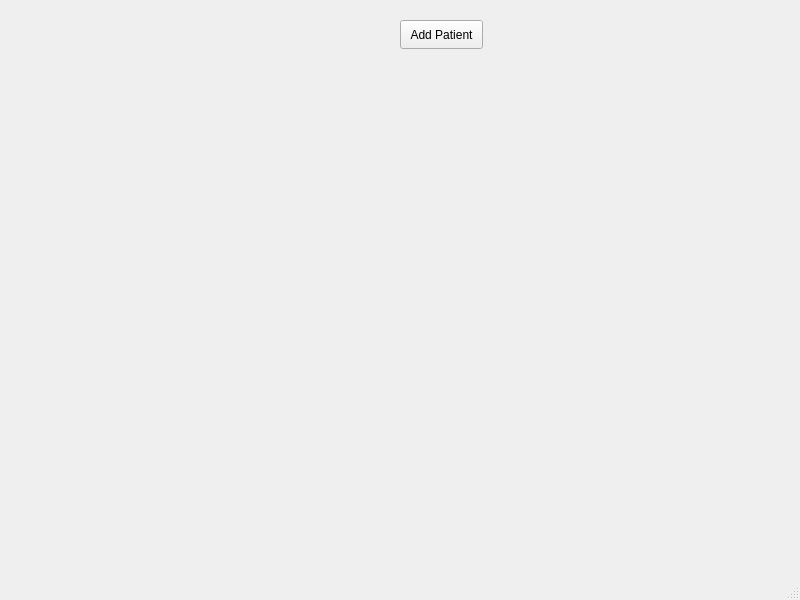
<?xml version="1.0" encoding="UTF-8"?>
<ui version="4.0">
 <class>MainWindow</class>
 <widget class="QMainWindow" name="MainWindow">
  <property name="geometry">
   <rect>
    <x>0</x>
    <y>0</y>
    <width>800</width>
    <height>600</height>
   </rect>
  </property>
  <property name="windowTitle">
   <string>MainWindow</string>
  </property>
  <widget class="QWidget" name="centralwidget">
   <widget class="QPushButton" name="on_addPatientButton_clicked">
    <property name="geometry">
     <rect>
      <x>400</x>
      <y>20</y>
      <width>83</width>
      <height>29</height>
     </rect>
    </property>
    <property name="text">
     <string>Add Patient</string>
    </property>
   </widget>
  </widget>
  <widget class="QMenuBar" name="menubar">
   <property name="geometry">
    <rect>
     <x>0</x>
     <y>0</y>
     <width>800</width>
     <height>25</height>
    </rect>
   </property>
  </widget>
  <widget class="QStatusBar" name="statusbar"/>
 </widget>
 <resources/>
 <connections/>
</ui>
